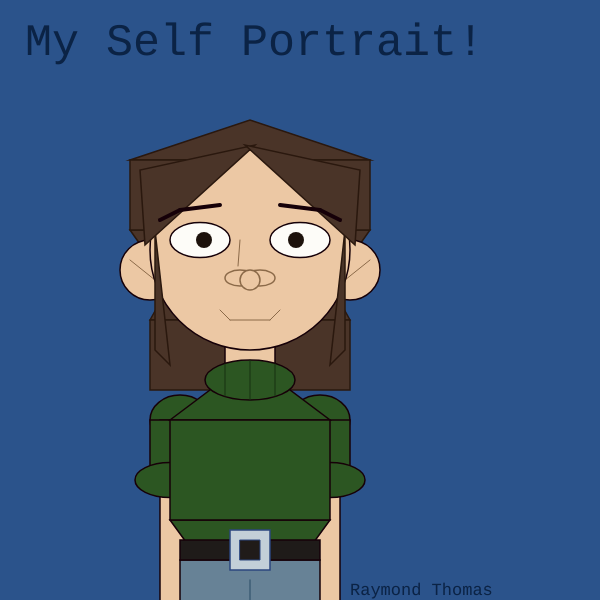
Frame 1 (no input)
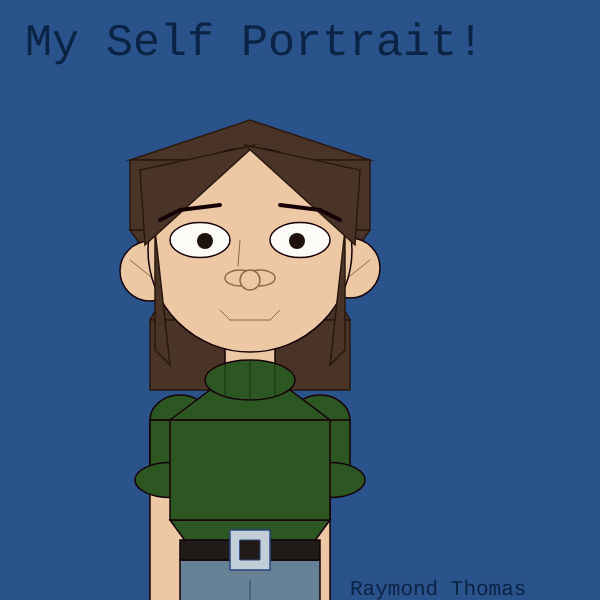
Frame 60 (no input)
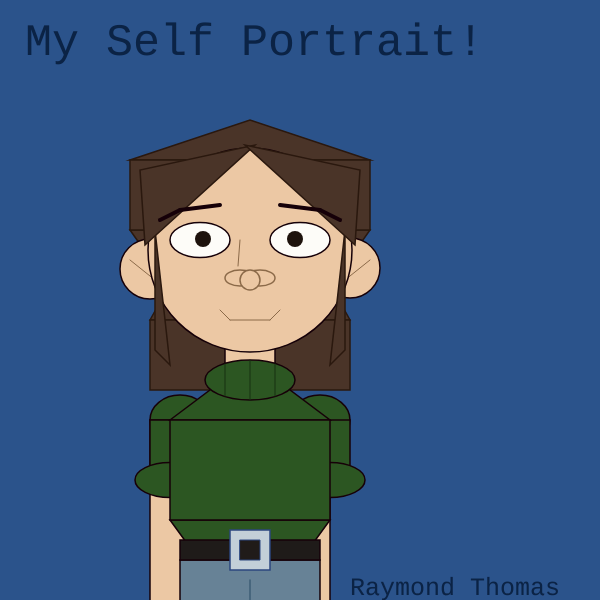
Frame 120 (the mouse pressed at the canvas centre since frame 60)

The p5.js sketch that drew these frames (run headless with seeded random() and noise() and a simulated clock; from frame 60 on, the mouse is pressed at the canvas centre):

// p5.js sketch
// ── sketch.js
var armLX = 160;
var armRX = 280;

var earLY = 270;
var earRY = 270;

var pupilLX = 204;
var pupilLY = 240;
var pupilRX = 296;
var pupilRY = 240;

var armLmovement;
var armRmovement;
var earLmovement;
var earRmovement;
var pupilLXmovement = 1;
var pupilLYmovement = 1;
var pupilRXmovement = 1;
var pupilRYmovement = 1;

var size = 17;
var count = 0;
var sizeDirection = 2;
var sizeDelay = 0; 

var headSize = 200;
var headCount = 0;
var headsizeDirection = 2;
var headsizeDelay = 0;

function setup() {
  createCanvas(600,600); //made the canvas wider than orginal so full signature could be seen
  armLmovement = Math.floor(Math.random() * 10) + 1;
  armRmovement = Math.floor(Math.random() * 10) + 1;
  earLmovement = Math.floor(Math.random() * 10) + 1;
  earRmovement = Math.floor(Math.random() * 10) + 1;
}

function draw() {
  background(43,83,139);
  stroke(22,0,8);
  strokeWeight(1.5);
  
//back hair
fill(74,52,40);
stroke(42,24,14);
  triangle(130,230,250,400,370,230);
  triangle(150,320,250,140,350,320);
  triangle(130,160,250,120,370,160);
  rect(150,320,200,70);
  rect(130,160,240,70);
  stroke(22,0,8);

  //arms
fill(44,86,34);
  ellipse(180,420,60,50);
  ellipse(320,420,60,50);
fill(236,200,164);
  rect(armLX,420,60,200); 
   
    if(armLX >= 170 || armLX <= 155)
    {
        armLmovement *= -1;
    }
    armLX += armLmovement;
fill(44,86,34);
  rect(150,420,60,60);
fill(236,200,164);
  rect(armRX,480,60,200);
  
   if(armRX >= 290 || armRX <= 270)
    {
        armRmovement *= -1;
    }
    armRX += armRmovement;
fill(44,86,34);
  rect(290,420,60,60);
  ellipse(170,480,70,35);
  ellipse(330,480,70,35);
    

  //sweater body
  triangle(170,420,250,360,330,420);
  triangle(170,520,250,630,330,520);
  rect(170,420,160,100);
fill(103,130,150)
  rect(180,560,140,60);
 
  //Pants + belt
  stroke(60,93,116);
  line(250,580,250,600);
  stroke(22,0,8);
fill(31,27,25);
  rect(180,540,140,20);
fill(195,207,216);
stroke(45,71,127);
  square(230,530,40);
  strokeWeight(1);
fill(32,27,25);
  rect(240,540,20,20);
  strokeWeight(1.5);
  stroke(22,0,8);
  
  //sweater neck
fill(236,200,164);
  rect(225,330,50,60);
fill(44,86,34);
  ellipse(250,380,90,40);
  strokeWeight(1);
  stroke(22,49,16);
  line(250,360,250,400);
  line(225,364,225,396);
  line(275,364,275,396);
  stroke(22,0,8);
 
  //ears
fill(236,200,164);
  strokeWeight(1.5);
  circle(150,earLY,60);
    if(earLY >= 280 || earLY <=260)
    {
      earLmovement *= -1;
    }
    earLY += earLmovement;
  circle(350,earRY,60);
  if(earRY >= 280 || earRY <=260)
    {
      earRmovement *= -1;
    }
    earRY += earRmovement;
    
  strokeWeight(1);
  stroke(139,106,73);
  line(130, 260, 180, 300);
  line(370,260,320,300);
  stroke(22,0,8);
  
  //head
  strokeWeight(1.5);
  circle(250,250,headSize);
  headsizeDelay++;
    if(headsizeDelay >= 24)
    {
      headSize += headsizeDirection
      headCount++;
      if( headCount >= 3)
      {
        headsizeDirection *= -1;
        headCount = 0;
      }
      headsizeDelay = 0;
    }
  
  //nose bridge
  strokeWeight(1);
  stroke(139,106,73);
  line(240,240,238,266);
  
  //smile
  line(230,320,270,320);
  line(220,310,230,320);
  line(280,310,270,320);
  
  //nose tip
  strokeWeight(1.5);
  ellipse(240,278,30,16);
  ellipse(260,278,30,16);
  circle(250,280,20);
  stroke(22,0,8);
 
  //eye whites
fill(253,252,248);
  ellipse(200,240,60,35);
  ellipse(300,240,60,35);

  //pupils
  strokeWeight(16);
  stroke(29,18,12);
  point(pupilLX,pupilLY);
   pupilLX+=pupilLXmovement;
   pupilLY+=pupilLYmovement
    if(pupilLX >= 214 || pupilLX <= 194 || pupilLY >= 260 || pupilLY <= 230)
    {
        pupilLXmovement *= -1; 
        pupilLYmovement *= -1;
    }

  point(pupilRX,pupilRY);
   pupilRX+=pupilRXmovement;
   pupilRY+=pupilRYmovement
    if(pupilRX >= 306 || pupilRX <= 286 || pupilRY >= 260 || pupilRY <= 230)
    {
        pupilRXmovement *= -1; 
        pupilRYmovement *= -1;
    }
  stroke(22,0,8);

  //front hair
fill(74,52,40);
  strokeWeight(1.5);
  stroke(42,24,14);
  triangle(155,350,155,230,170,365);
  triangle(345,350,345,230,330,365);
  triangle(145,245,255,145,140,170);
  triangle(355,245,245,145,360,170);
  stroke(22,0,8);

  //eyebrows
  strokeWeight(4);
  line(160,220,180,210);
  line(180,210,220,205);
  line(340,220,320,210);
  line(320,210,280,205);

  //title
fill(11,35,69);
  strokeWeight(0); 
  textSize(45);
  textFont('Courier New');
  text('My Self Portrait!', 25, 55)

  //signiture
  textSize(size);
   sizeDelay++;
  if (sizeDelay >= 24) 
  {        
    size += sizeDirection;
    count++;
    if (count >= 5) 
    {
      sizeDirection *= -1;
      count = 0;
    }
    sizeDelay = 0;
  }
  text('Raymond Thomas', 350, 595);
}


// ── main.html
<html>
  <head>
    <title>My First p5.js portrait!</title>
    <script src="https://cdnjs.cloudflare.com/ajax/libs/p5.js/1.1.9/p5.min.js"></script>
    <script src="sketch.js"></script>
  </head>
  <body>
  </body>
</html>
